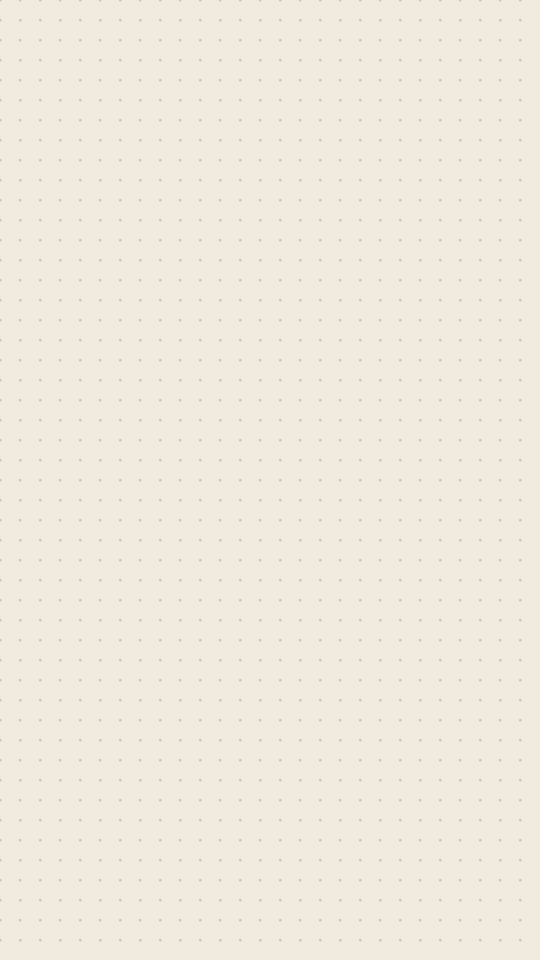
#> input picture assets/backgrounds/dotted_grid.png, 1080 x 1920 px, found by its file name (shown at 1/2 size)
$ python simple_video.py
#> lines starting #> are read from the running program, lines starting #| are printed output that depends on the picture
"""
Simplified Video Generator
Builds complete riddle videos efficiently without hanging.
"""
from moviepy.editor import ImageSequenceClip, AudioFileClip, afx
from PIL import Image, ImageDraw, ImageFont
import numpy as np
from pathlib import Path

class SimpleVideoGenerator:
    def __init__(self, assets_dir="assets", output_dir="output"):
#> called with assets_dir = 'assets', output_dir = 'output'
        self.assets_dir = Path(assets_dir)
        self.output_dir = Path(output_dir)
        self.output_dir.mkdir(exist_ok=True)

        # Load font
        try:
            self.font = ImageFont.truetype(str(self.assets_dir / "fonts" / "bold_font.ttf"), 80)
        except:
            self.font = ImageFont.load_default()
            print("Warning: Using default font")

        # Load background
        self.bg = Image.open(self.assets_dir / "backgrounds" / "dotted_grid.png").convert("RGBA")

    def draw_text_with_stroke(self, draw, text, x, y, font, fill=(0,0,0), stroke=(255,255,255), stroke_width=3):
        """Draw text with white stroke outline."""
        for dx in range(-stroke_width, stroke_width+1):
            for dy in range(-stroke_width, stroke_width+1):
                if dx != 0 or dy != 0:
                    draw.text((x+dx, y+dy), text, font=font, fill=stroke)
        draw.text((x, y), text, font=font, fill=fill)

    def create_frame(self, character_name, text, width=1080, height=1920):
        """Create a single frame with background + character + text."""
#> called with character_name = 'detective', text = 'Detectives say if you can solve this,', width = 1080, height = 1920
        # Start with background
        frame = self.bg.copy().resize((width, height))

        # Add character if specified
        if character_name:
            char_path = self.assets_dir / "characters" / f"{character_name}.png"
            if char_path.exists():
                char = Image.open(char_path).convert("RGBA")
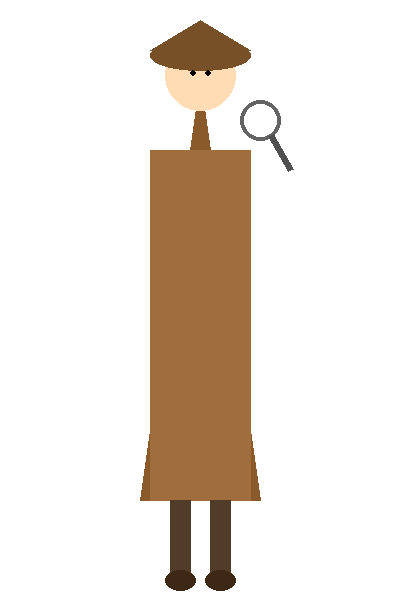
#> input picture assets/characters/detective.png, 400 x 600 px, found by its file name
#> char is the input picture: PIL image 400x600 RGBA; mean R, G, B, A 30, 21.1, 12.2, 50
                # Scale character to ~40% of height
                target_h = int(height * 0.4)
                scale = target_h / char.height
#> scale = 1.28
                char = char.resize((int(char.width * scale), target_h))
#> char: PIL image 512x768 RGBA
                # Position at bottom center
                x = (width - char.width) // 2
#> x = 284
                y = int(height * 0.55)
                frame.paste(char, (x, y), char)
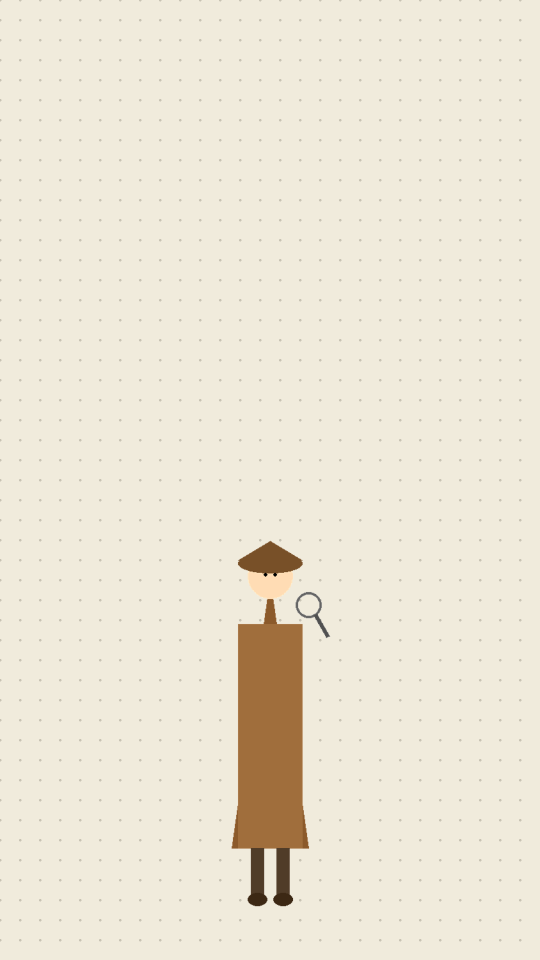
#> frame: PIL image 1080x1920 RGBA (shown at 1/2 size); mean R, G, B, A 236.3, 229.8, 213.7, 254.9; transparent parts drawn white

        # Add text at top
        draw = ImageDraw.Draw(frame)
        bbox = draw.textbbox((0, 0), text, font=self.font)
#> bbox = (0, 14, 1440, 92)
        text_w = bbox[2] - bbox[0]
#> text_w = 1440
        x = (width - text_w) // 2
#> x = -180
        y = 100
        self.draw_text_with_stroke(draw, text, x, y, self.font)

        return np.array(frame.convert("RGB"))

    def generate_video(self, riddle_data, output_name="riddle.mp4"):
        """Generate complete video from riddle data."""
        frames = []
        fps = 30

        # Helper: add frames for a scene
        def add_scene(character, text, duration):
            frame = self.create_frame(character, text)
            for _ in range(int(duration * fps)):
                frames.append(frame)
#> after the loop, frames = 60 items

        # HOOK
        add_scene("detective", "Detectives say if you can solve this,", 2)
        add_scene("two_brains", "you're either a genius or a psychopath.", 2)

        # SETUP
        add_scene("victim", "A man was found dead in his living room", 2.5)
        add_scene("victim", "early morning while drinking coffee.", 2.5)

        # POLICE
        add_scene("police", "The police were called and questioned everyone.", 3)

        # SUSPECTS
        for suspect in riddle_data["suspects"]:
            add_scene(suspect["character"], f"The {suspect['name']} said...", 1.5)
            add_scene(suspect["character"], suspect["alibi"], suspect["duration"])
#> pass 2 of the loop in generate_video, `for suspect in riddle_data["suspects"]:`:
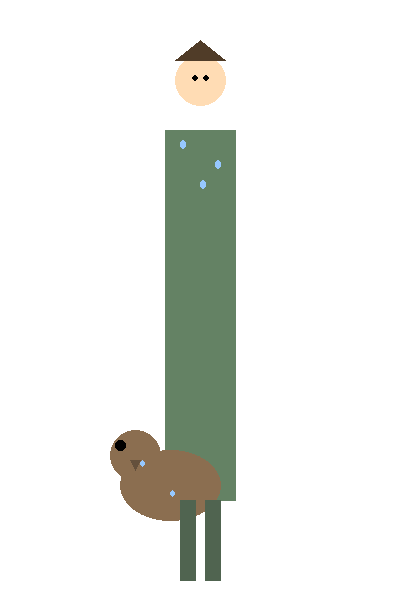
#> input picture assets/characters/brother.png, 400 x 600 px, found by its file name
#> in create_frame, char is the input picture: PIL image 400x600 RGBA; mean R, G, B, A 16.7, 18.9, 14.6, 37.7
#> char: PIL image 512x768 RGBA
#> in create_frame (call 8), `frame.paste(char, (x, y), char)`:
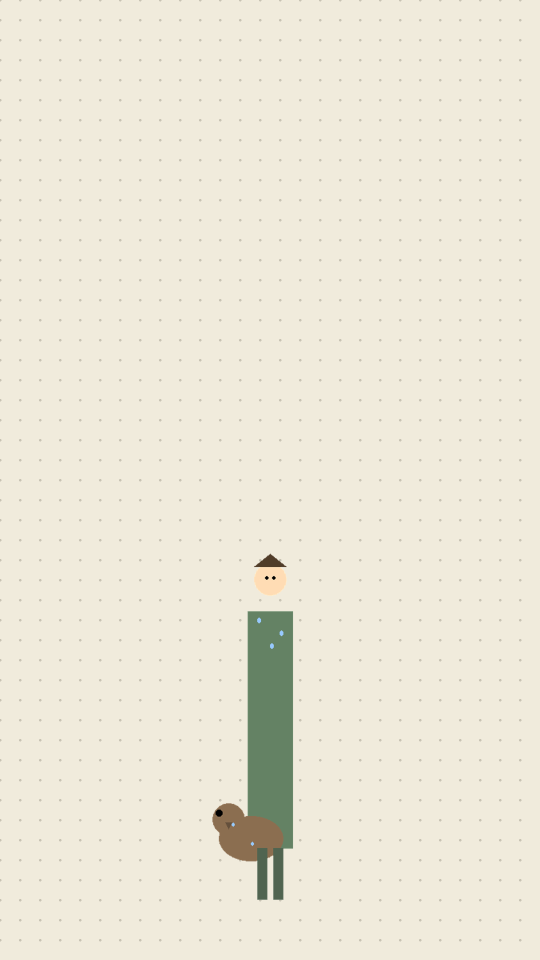
#> frame: PIL image 1080x1920 RGBA (shown at 1/2 size); mean R, G, B, A 235.9, 231.5, 216.1, 255; transparent parts drawn white
#> bbox = (-1, 14, 735, 76)
#> text_w = 736
#> in create_frame (call 8), `x = (width - text_w) // 2`: x = 172

        # CHALLENGE
        add_scene("detective", "Did you figure out who it was?", 3)

        # CTA
        add_scene("detective", "Comment your answer below", 2)
        add_scene("detective", "share with your psychopath friends.", 2)

        # Create video from frames
        print(f"Creating video with {len(frames)} frames...")
#> (printed output is left out)
        clip = ImageSequenceClip(frames, fps=fps)

        # Add audio if available
        try:
            music = AudioFileClip(str(self.assets_dir / "music" / "mystery_bg.mp3"))
            if music.duration < clip.duration:
                music = afx.audio_loop(music, duration=clip.duration)
            else:
                music = music.subclip(0, clip.duration)
            music = music.volumex(0.3)
            clip = clip.set_audio(music)
        except Exception as e:
            print(f"No music: {e}")

        # Save
        output_path = self.output_dir / output_name
        clip.write_videofile(str(output_path), fps=fps, verbose=False, logger=None)
        print(f"Done: {output_path}")
        return output_path

# Test data
TEST_RIDDLE = {
    "suspects": [
        {"name": "wife", "alibi": "she was outside getting vegetables.", "character": "wife", "duration": 3},
        {"name": "brother", "alibi": "he was walking his dog.", "character": "brother", "duration": 3},
        {"name": "son", "alibi": "he was showering in his room.", "character": "son", "duration": 3},
        {"name": "maid", "alibi": "she was getting clothes from outside.", "character": "maid", "duration": 3},
        {"name": "cook", "alibi": "he was preparing eggs for breakfast.", "character": "cook", "duration": 3},
    ]
}

if __name__ == "__main__":
    gen = SimpleVideoGenerator()
    gen.generate_video(TEST_RIDDLE, "first_riddle.mp4")
#> (the call stopped at in generate_video, `clip = ImageSequenceClip(frames, fps=fps)`: moviepy is not available in this run)
